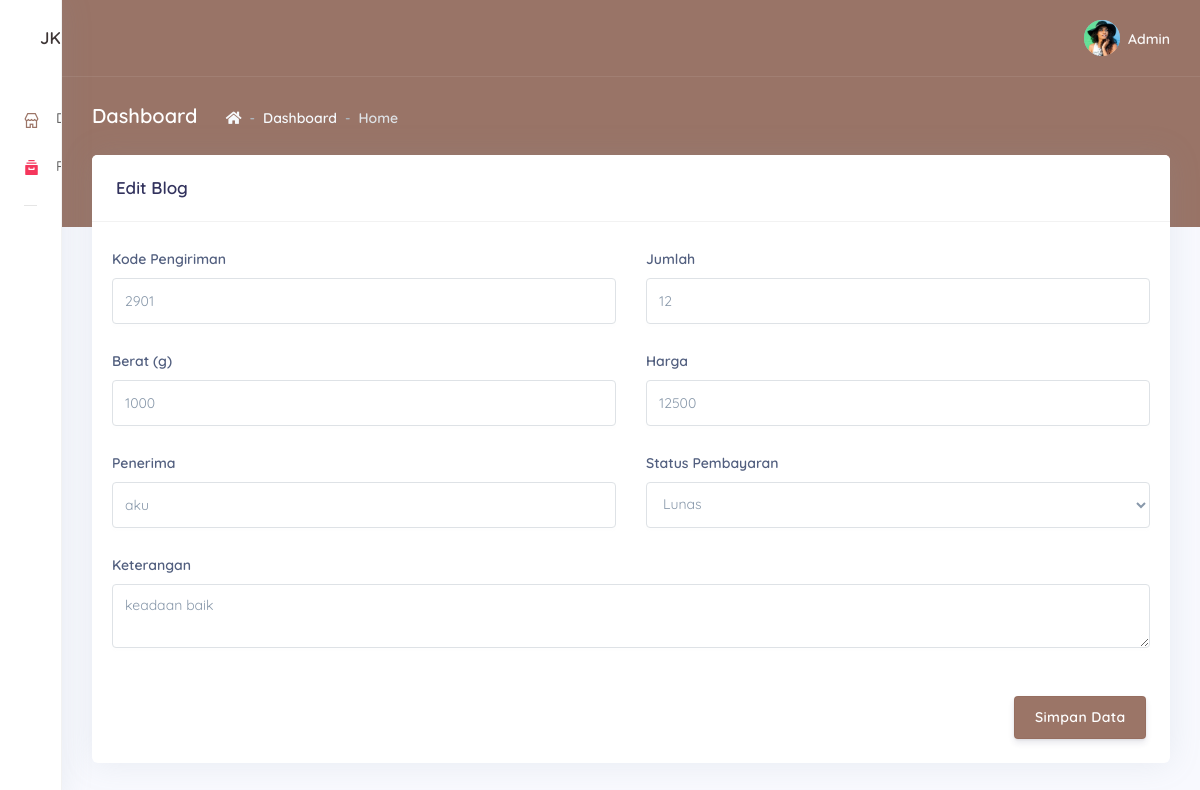
Page /dashboard/edit_pengiriman/14 (signed in) on the committed database.
### tables this page shows
CREATE TABLE `pengiriman` (
  `id` int(11) NOT NULL,
  `kode_pengiriman` varchar(7) NOT NULL,
  `jumlah` int(11) NOT NULL,
  `berat` int(11) NOT NULL,
  `harga` double NOT NULL,
  `penerima` varchar(100) NOT NULL,
  `keterangan` text NOT NULL,
  `status` tinyint(1) NOT NULL,
  `created_at` date NOT NULL DEFAULT current_timestamp()
);

### app/core/Controller.php (called while the page is built, shortened)
<?php
class Controller {
	public function view($view, $data = []) {
		require_once 'app/views/' . $view . '.php';
	}
	public function model($model) {
		return new $model;
	}
}

### app/core/App.php (called while the page is built, shortened)
<?php
class App {
	protected $method = 'index';
	protected $params = [];
	public function __construct() {
		$url = $this->parseURL();
		if (isset($url[0]) && file_exists('app/controllers/' . ucwords(strtolower($url[0])) .'.php')) {
			unset($url[0]);
		}
		$this->controller = new $this->controller;
		if (isset($url[1])) {
			if (method_exists($this->controller, $url[1])) {
				$this->method = $url[1];
				unset($url[1]);
			}
		}
		if (!empty($url)) {
			$this->params = array_values($url);
		}
		call_user_func_array([$this->controller, $this->method], $this->params);
	}
	public function parseURL() {
		if (isset($_GET['url'])) {
			$url = rtrim($_GET['url'], '/');
			$url = filter_var($url, FILTER_SANITIZE_URL);
			$url = explode('/', $url);
			return $url;
		}
	}
}

### index.php (called while the page is built, shortened)
<?php
$app = new App;

### app/core/Database.php (called while the page is built, shortened)
<?php
class Database
{
  private $host = DB_HOST;
  private	$user = DB_USER;
  private $pass = DB_PASS;
  private $db_name = DB_NAME;
  private $dbh;
  private $stmt;
  public function __construct()
  {
    $dsn = "mysql:host={$this->host};
    dbname={$this->db_name}";
    $option = [
     PDO::ATTR_PERSISTENT => true,
     PDO::ATTR_ERRMODE => PDO::ERRMODE_EXCEPTION
   ];
   try {
     $this->dbh = new PDO($dsn, $this->user, $this->pass, $option);
   } catch(PDOException $e){
     die($e->getMessage());
   }
 }
 public function query($query)
 {
  $this->stmt = $this->dbh->prepare($query);
}
public function execute()
{
  $this->stmt->execute();
}
public function single()
{
  $this->execute();
  return $this->stmt->fetch(PDO::FETCH_ASSOC);
}
}

### app/models/M_Pengiriman.php (called while the page is built, shortened)
<?php
class M_Pengiriman
{
    private $db;
    public function __construct()
    {
        $this->db = new Database();
    }
    public function getData($id)
    {
        $sql = "SELECT * FROM `pengiriman` WHERE id=$id";
        $this->db->query($sql);
        return $this->db->single();
    }
}

### app/views/dashboard/pengiriman/edit.php (the view, shortened to what this page needs)
<div class="row">
    <div class="col">
        <div class="card">
            <div class="card-header d-flex justify-content-between">
                <h3 class="mb-0">Edit Blog</h3>
            </div>
            <br>
            <form action="<?php echo BASE_URL ?>/dashboard/edit_pengiriman/<?= $data['pengiriman']['id'] ?>"
                method="POST">
                <div class="modal-body">
                    <div class="row">
                        <div class="col-lg-6">
                            <div class="form-group">
                                <label class="form-control-label" for="product">Kode Pengiriman</label>
                                <input type="text" class="form-control" id="kode_pengiriman" name="kode"
                                    placeholder="Kode Pengiriman" value="<?= $data['pengiriman']['kode_pengiriman'] ?>">
                            </div>
                        </div>
                        <div class="col-lg-6">
                            <div class="form-group">
                                <label class="form-control-label">Jumlah</label>
                                <input type="number" class="form-control" placeholder="Jumlah" name="jumlah"
                                    value="<?= $data['pengiriman']['jumlah'] ?>">
                            </div>
                        </div>
                        <div class="col-lg-6">
                            <div class="form-group">
                                <label class="form-control-label">Berat (g)</label>
                                <input type="number" class="form-control" placeholder="Berat" name="berat"
                                    value="<?= $data['pengiriman']['berat'] ?>">
                            </div>
                        </div>
                        <div class="col-lg-6">
                            <div class="form-group">
                                <label class="form-control-label">Harga</label>
                                <input type="text" class="form-control" placeholder="Harga" name="harga"
                                    value="<?= $data['pengiriman']['harga'] ?>">
                            </div>
                        </div>
                    </div>
                    <div class="row">
                        <div class="col-lg-6">
                            <div class="form-group">
                                <label class="form-control-label">Penerima</label>
                                <input type="text" class="form-control" placeholder="Penerima" name="penerima"
                                    value="<?= $data['pengiriman']['penerima'] ?>">
                            </div>
                        </div>
                        <div class="col-lg-6">
                            <div class="form-group">
                                <label class="form-control-label">Status Pembayaran</label>
                                <select class="form-control" name="status" id="exampleFormControlSelect1">
                                    <option value="1" <?= ($data['pengiriman']['status'] == 1) ? 'selected' : '' ?>>
                                        Lunas
                                    </option>
                                </select>
                            </div>
                        </div>
                    </div>
                    <div class="row">
                        <div class="col-lg-12">
                            <div class="form-group">
                                <label class="form-control-label">Keterangan</label>
                                <textarea name="keterangan"
                                    class="form-control"><?= $data['pengiriman']['keterangan'] ?></textarea>
                            </div>
                        </div>
                    </div>
                </div>
                <div class="modal-footer">
                    <button type="submit" name="submit" id="tambah" class="btn btn-primary">Simpan Data </button>
                </div>
            </form>
        </div>
    </div>
</div>

### app/views/template/header.php (style rules this page uses)
.modal-body { padding: 0 1.25rem; }

### rows in the picture
pengiriman: kode "2901", jumlah "12", berat "1000", harga "12500", penerima "aku", status "Lunas", keterangan "keadaan baik"

### other values in the picture
$_SESSION['username'] "Admin"
$data['header'] "Dashboard"
$data['page'] "Home"
